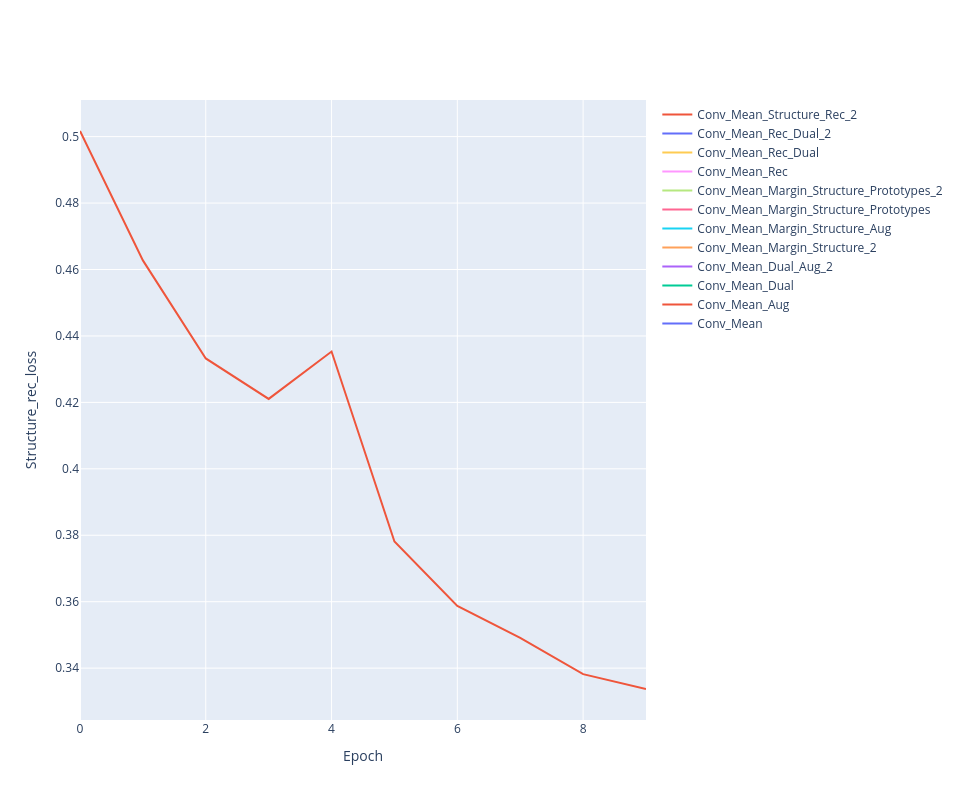

Notebook cell for this chart:
### Code cell
line_plot(history, 'structure_rec_loss')

### Figure 1 — Plotly figure (JSON) as saved in the notebook; plotly's stock layout.template omitted (floating-point values rounded to 4 significant figures)
{"data": [{"line": {"color": "#636EFA"}, "mode": "lines", "name": "Conv_Mean", "type": "scatter", "x": [0, 1, 2, 3, 4, 5, 6, 7, 8, 9], "y": [NaN, NaN, NaN, NaN, NaN, NaN, NaN, NaN, NaN, NaN]}, {"line": {"width": 0}, "marker": {"color": "#444"}, "mode": "lines", "showlegend": false, "type": "scatter", "x": [0, 1, 2, 3, 4, 5, 6, 7, 8, 9], "y": [NaN, NaN, NaN, NaN, NaN, NaN, NaN, NaN, NaN, NaN]}, {"fill": "tonexty", "fillcolor": "rgba(99, 110, 250,0.2)", "line": {"width": 0}, "marker": {"color": "#444"}, "mode": "lines", "showlegend": false, "type": "scatter", "x": [0, 1, 2, 3, 4, 5, 6, 7, 8, 9], "y": [NaN, NaN, NaN, NaN, NaN, NaN, NaN, NaN, NaN, NaN]}, {"line": {"color": "#EF553B"}, "mode": "lines", "name": "Conv_Mean_Aug", "type": "scatter", "x": [0, 1, 2, 3, 4, 5, 6, 7, 8, 9], "y": [NaN, NaN, NaN, NaN, NaN, NaN, NaN, NaN, NaN, NaN]}, {"line": {"width": 0}, "marker": {"color": "#444"}, "mode": "lines", "showlegend": false, "type": "scatter", "x": [0, 1, 2, 3, 4, 5, 6, 7, 8, 9], "y": [NaN, NaN, NaN, NaN, NaN, NaN, NaN, NaN, NaN, NaN]}, {"fill": "tonexty", "fillcolor": "rgba(239, 85, 59,0.2)", "line": {"width": 0}, "marker": {"color": "#444"}, "mode": "lines", "showlegend": false, "type": "scatter", "x": [0, 1, 2, 3, 4, 5, 6, 7, 8, 9], "y": [NaN, NaN, NaN, NaN, NaN, NaN, NaN, NaN, NaN, NaN]}, {"line": {"color": "#00CC96"}, "mode": "lines", "name": "Conv_Mean_Dual", "type": "scatter", "x": [0, 1, 2, 3, 4, 5, 6, 7, 8, 9], "y": [NaN, NaN, NaN, NaN, NaN, NaN, NaN, NaN, NaN, NaN]}, {"line": {"width": 0}, "marker": {"color": "#444"}, "mode": "lines", "showlegend": false, "type": "scatter", "x": [0, 1, 2, 3, 4, 5, 6, 7, 8, 9], "y": [NaN, NaN, NaN, NaN, NaN, NaN, NaN, NaN, NaN, NaN]}, {"fill": "tonexty", "fillcolor": "rgba(0, 204, 150,0.2)", "line": {"width": 0}, "marker": {"color": "#444"}, "mode": "lines", "showlegend": false, "type": "scatter", "x": [0, 1, 2, 3, 4, 5, 6, 7, 8, 9], "y": [NaN, NaN, NaN, NaN, NaN, NaN, NaN, NaN, NaN, NaN]}, {"line": {"color": "#AB63FA"}, "mode": "lines", "name": "Conv_Mean_Dual_Aug_2", "type": "scatter", "x": [0, 1, 2, 3, 4, 5, 6, 7, 8, 9], "y": [NaN, NaN, NaN, NaN, NaN, NaN, NaN, NaN, NaN, NaN]}, {"line": {"width": 0}, "marker": {"color": "#444"}, "mode": "lines", "showlegend": false, "type": "scatter", "x": [0, 1, 2, 3, 4, 5, 6, 7, 8, 9], "y": [NaN, NaN, NaN, NaN, NaN, NaN, NaN, NaN, NaN, NaN]}, {"fill": "tonexty", "fillcolor": "rgba(171, 99, 250,0.2)", "line": {"width": 0}, "marker": {"color": "#444"}, "mode": "lines", "showlegend": false, "type": "scatter", "x": [0, 1, 2, 3, 4, 5, 6, 7, 8, 9], "y": [NaN, NaN, NaN, NaN, NaN, NaN, NaN, NaN, NaN, NaN]}, {"line": {"color": "#FFA15A"}, "mode": "lines", "name": "Conv_Mean_Margin_Structure_2", "type": "scatter", "x": [0, 1, 2, 3, 4, 5, 6, 7, 8, 9], "y": [NaN, NaN, NaN, NaN, NaN, NaN, NaN, NaN, NaN, NaN]}, {"line": {"width": 0}, "marker": {"color": "#444"}, "mode": "lines", "showlegend": false, "type": "scatter", "x": [0, 1, 2, 3, 4, 5, 6, 7, 8, 9], "y": [NaN, NaN, NaN, NaN, NaN, NaN, NaN, NaN, NaN, NaN]}, {"fill": "tonexty", "fillcolor": "rgba(255, 161, 90,0.2)", "line": {"width": 0}, "marker": {"color": "#444"}, "mode": "lines", "showlegend": false, "type": "scatter", "x": [0, 1, 2, 3, 4, 5, 6, 7, 8, 9], "y": [NaN, NaN, NaN, NaN, NaN, NaN, NaN, NaN, NaN, NaN]}, {"line": {"color": "#19D3F3"}, "mode": "lines", "name": "Conv_Mean_Margin_Structure_Aug", "type": "scatter", "x": [0, 1, 2, 3, 4, 5, 6, 7, 8, 9], "y": [NaN, NaN, NaN, NaN, NaN, NaN, NaN, NaN, NaN, NaN]}, {"line": {"width": 0}, "marker": {"color": "#444"}, "mode": "lines", "showlegend": false, "type": "scatter", "x": [0, 1, 2, 3, 4, 5, 6, 7, 8, 9], "y": [NaN, NaN, NaN, NaN, NaN, NaN, NaN, NaN, NaN, NaN]}, {"fill": "tonexty", "fillcolor": "rgba(25, 211, 243,0.2)", "line": {"width": 0}, "marker": {"color": "#444"}, "mode": "lines", "showlegend": false, "type": "scatter", "x": [0, 1, 2, 3, 4, 5, 6, 7, 8, 9], "y": [NaN, NaN, NaN, NaN, NaN, NaN, NaN, NaN, NaN, NaN]}, {"line": {"color": "#FF6692"}, "mode": "lines", "name": "Conv_Mean_Margin_Structure_Prototypes", "type": "scatter", "x": [0, 1, 2, 3, 4, 5, 6, 7, 8, 9], "y": [NaN, NaN, NaN, NaN, NaN, NaN, NaN, NaN, NaN, NaN]}, {"line": {"width": 0}, "marker": {"color": "#444"}, "mode": "lines", "showlegend": false, "type": "scatter", "x": [0, 1, 2, 3, 4, 5, 6, 7, 8, 9], "y": [NaN, NaN, NaN, NaN, NaN, NaN, NaN, NaN, NaN, NaN]}, {"fill": "tonexty", "fillcolor": "rgba(255, 102, 146,0.2)", "line": {"width": 0}, "marker": {"color": "#444"}, "mode": "lines", "showlegend": false, "type": "scatter", "x": [0, 1, 2, 3, 4, 5, 6, 7, 8, 9], "y": [NaN, NaN, NaN, NaN, NaN, NaN, NaN, NaN, NaN, NaN]}, {"line": {"color": "#B6E880"}, "mode": "lines", "name": "Conv_Mean_Margin_Structure_Prototypes_2", "type": "scatter", "x": [0, 1, 2, 3, 4, 5, 6, 7, 8, 9], "y": [NaN, NaN, NaN, NaN, NaN, NaN, NaN, NaN, NaN, NaN]}, {"line": {"width": 0}, "marker": {"color": "#444"}, "mode": "lines", "showlegend": false, "type": "scatter", "x": [0, 1, 2, 3, 4, 5, 6, 7, 8, 9], "y": [NaN, NaN, NaN, NaN, NaN, NaN, NaN, NaN, NaN, NaN]}, {"fill": "tonexty", "fillcolor": "rgba(182, 232, 128,0.2)", "line": {"width": 0}, "marker": {"color": "#444"}, "mode": "lines", "showlegend": false, "type": "scatter", "x": [0, 1, 2, 3, 4, 5, 6, 7, 8, 9], "y": [NaN, NaN, NaN, NaN, NaN, NaN, NaN, NaN, NaN, NaN]}, {"line": {"color": "#FF97FF"}, "mode": "lines", "name": "Conv_Mean_Rec", "type": "scatter", "x": [0, 1, 2, 3, 4, 5, 6, 7, 8, 9], "y": [NaN, NaN, NaN, NaN, NaN, NaN, NaN, NaN, NaN, NaN]}, {"line": {"width": 0}, "marker": {"color": "#444"}, "mode": "lines", "showlegend": false, "type": "scatter", "x": [0, 1, 2, 3, 4, 5, 6, 7, 8, 9], "y": [NaN, NaN, NaN, NaN, NaN, NaN, NaN, NaN, NaN, NaN]}, {"fill": "tonexty", "fillcolor": "rgba(255, 151, 255,0.2)", "line": {"width": 0}, "marker": {"color": "#444"}, "mode": "lines", "showlegend": false, "type": "scatter", "x": [0, 1, 2, 3, 4, 5, 6, 7, 8, 9], "y": [NaN, NaN, NaN, NaN, NaN, NaN, NaN, NaN, NaN, NaN]}, {"line": {"color": "#FECB52"}, "mode": "lines", "name": "Conv_Mean_Rec_Dual", "type": "scatter", "x": [0, 1, 2, 3, 4, 5, 6, 7, 8, 9], "y": [NaN, NaN, NaN, NaN, NaN, NaN, NaN, NaN, NaN, NaN]}, {"line": {"width": 0}, "marker": {"color": "#444"}, "mode": "lines", "showlegend": false, "type": "scatter", "x": [0, 1, 2, 3, 4, 5, 6, 7, 8, 9], "y": [NaN, NaN, NaN, NaN, NaN, NaN, NaN, NaN, NaN, NaN]}, {"fill": "tonexty", "fillcolor": "rgba(254, 203, 82,0.2)", "line": {"width": 0}, "marker": {"color": "#444"}, "mode": "lines", "showlegend": false, "type": "scatter", "x": [0, 1, 2, 3, 4, 5, 6, 7, 8, 9], "y": [NaN, NaN, NaN, NaN, NaN, NaN, NaN, NaN, NaN, NaN]}, {"line": {"color": "#636EFA"}, "mode": "lines", "name": "Conv_Mean_Rec_Dual_2", "type": "scatter", "x": [0, 1, 2, 3, 4, 5, 6, 7, 8, 9], "y": [NaN, NaN, NaN, NaN, NaN, NaN, NaN, NaN, NaN, NaN]}, {"line": {"width": 0}, "marker": {"color": "#444"}, "mode": "lines", "showlegend": false, "type": "scatter", "x": [0, 1, 2, 3, 4, 5, 6, 7, 8, 9], "y": [NaN, NaN, NaN, NaN, NaN, NaN, NaN, NaN, NaN, NaN]}, {"fill": "tonexty", "fillcolor": "rgba(99, 110, 250,0.2)", "line": {"width": 0}, "marker": {"color": "#444"}, "mode": "lines", "showlegend": false, "type": "scatter", "x": [0, 1, 2, 3, 4, 5, 6, 7, 8, 9], "y": [NaN, NaN, NaN, NaN, NaN, NaN, NaN, NaN, NaN, NaN]}, {"line": {"color": "#EF553B"}, "mode": "lines", "name": "Conv_Mean_Structure_Rec_2", "type": "scatter", "x": [0, 1, 2, 3, 4, 5, 6, 7, 8, 9], "y": [0.5017, 0.4627, 0.4332, 0.421, 0.4353, 0.3781, 0.3587, 0.3491, 0.3382, 0.3337]}, {"line": {"width": 0}, "marker": {"color": "#444"}, "mode": "lines", "showlegend": false, "type": "scatter", "x": [0, 1, 2, 3, 4, 5, 6, 7, 8, 9], "y": [NaN, NaN, NaN, NaN, NaN, NaN, NaN, NaN, NaN, NaN]}, {"fill": "tonexty", "fillcolor": "rgba(239, 85, 59,0.2)", "line": {"width": 0}, "marker": {"color": "#444"}, "mode": "lines", "showlegend": false, "type": "scatter", "x": [0, 1, 2, 3, 4, 5, 6, 7, 8, 9], "y": [NaN, NaN, NaN, NaN, NaN, NaN, NaN, NaN, NaN, NaN]}], "layout": {"height": 800, "width": 960, "xaxis": {"title": {"text": "Epoch"}}, "yaxis": {"title": {"text": "Structure_rec_loss"}}}}
